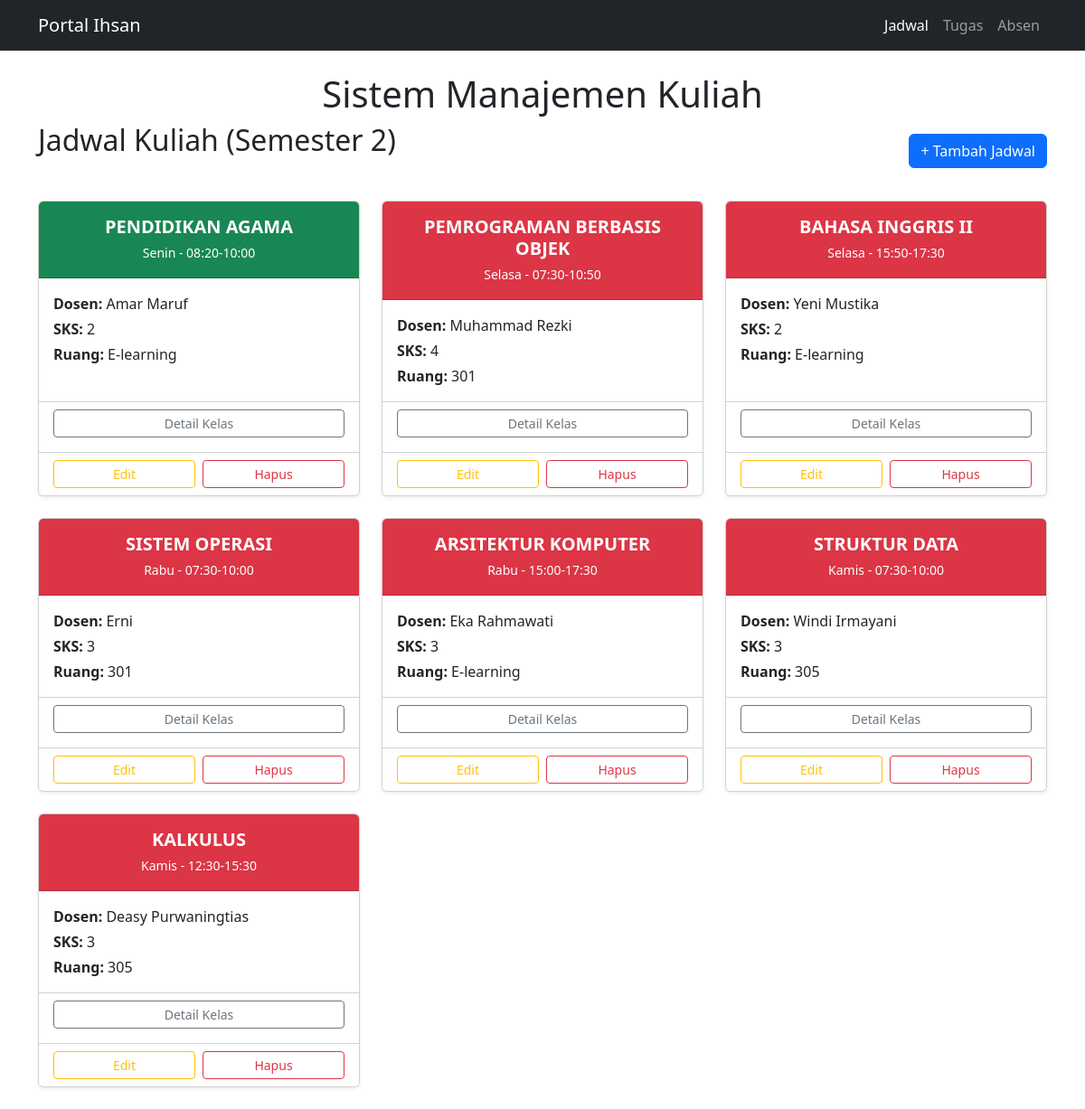
The page / (signed in) on the database its author committed.
### tables this page shows
CREATE TABLE jadwal (
        id INTEGER PRIMARY KEY AUTOINCREMENT,
        matkul TEXT NOT NULL,
        dosen TEXT NOT NULL,
        hari TEXT NOT NULL,
        jam TEXT NOT NULL,
        sks INTEGER NOT NULL,
        ruang TEXT NOT NULL,
        semester INTEGER NOT NULL
    );

### app.py (the view)
@app.route('/')
def halaman_jadwal():
    if not session.get('sudah_login'):
        return redirect(url_for('login'))
    conn = get_db_connection()
    data_jadwal = conn.execute('SELECT * FROM jadwal WHERE semester = 2').fetchall()
    conn.close()
    hari_inggris = datetime.now().strftime('%A')
    kamus_hari = {
        'Monday': 'Senin',
        'Tuesday': 'Selasa',
        'Wednesday': 'Rabu',
        'Thursday': 'Kamis',
        'Friday': 'Jumat',
        'Saturday': 'Sabtu',
        'Sunday': 'Minggu'
    }
    hari_ini_indo = kamus_hari.get(hari_inggris)
    return render_template('index.html', jadwal_kuliah=data_jadwal, hari_ini=hari_ini_indo)

### app.py (called while the page is built)
def get_db_connection():
    conn = sqlite3.connect('kuliah.db')
    conn.row_factory = sqlite3.Row
    return conn

### templates/index.html (shortened to what this page needs)
<!DOCTYPE html>
<html lang="id">
<head>
    <link rel="stylesheet" href="https://cdn.jsdelivr.net/npm/bootstrap@5.3.3/dist/css/bootstrap.min.css">
</head>
<body>
    <nav class="navbar navbar-expand-lg navbar-dark bg-dark">
        <div class="container">
            <a href="/" class="navbar-brand">Portal Ihsan</a>
            <div class="collapse navbar-collapse" id="navbarNav">
                <ul class="navbar-nav ms-auto">
                    <li class="nav-item">
                        <a href="/" class="nav-link active">Jadwal</a>
                    </li>
                    <li class="nav-item">
                        <a href="/tugas" class="nav-link">Tugas</a>
                    </li>
                    <li class="nav-item">
                        <a href="/absen" class="nav-link">Absen</a>
                    </li>
                </ul>
            </div>
        </div>
    </nav>
    <div class="container mt-4">
        <h1 class="text-center">Sistem Manajemen Kuliah</h1>
        <div class="d-flex justify-content-between align-items-center mb-4">
            <h2 class="mb-4">Jadwal Kuliah (Semester 2)</h2>
            <button type="button" class="btn btn-primary" data-bs-toggle="modal" data-bs-target="#modalTambahJadwal">
                + Tambah Jadwal
            </button>
        </div>
        <div class="row">
            {% for matkul in jadwal_kuliah %}
                {% if matkul.hari == hari_ini %}
                    {% set bg_header = 'bg-success' %}
                {% else %}
                    {% set bg_header = 'bg-danger' %}
                {% endif %}
                <div class="col-12 col-md-4 mb-4">
                    <div class="card shadow-sm h-100">
                        <div class="card-header {{ bg_header }} text-white text-center py-3">
                            <h5 class="card-title fw-bold mb-1">{{ matkul.matkul | upper }}</h5>
                            <small>{{ matkul.hari }} - {{ matkul.jam }}</small>
                        </div>
                        <div class="card-body">
                            <p class="mb-1"><strong>Dosen:</strong> {{ matkul.dosen }}</p>
                            <p class="mb-1"><strong>SKS:</strong> {{ matkul.sks }}</p>
                            <p class="mb-0"><strong>Ruang:</strong> {{ matkul.ruang }}</p>
                        </div>
                        <div class="card-footer bg-white text-center">
                            <a href="/detail/{{ matkul.id }}" class="btn btn-sm btn-outline-secondary w-100 mb-2">Detail Kelas</a>
                        </div>
                        <div class="card-footer bg-white d-flex justify-content-between gap-2">
                            <button class="btn btn-sm btn-outline-warning w-50" data-bs-toggle="modal" data-bs-target="#modalEditJadwal{{ matkul.id }}">Edit</button>
                            <a href="/hapus_jadwal/{{ matkul.id }}" class="btn btn-sm btn-outline-danger w-50" onclick="return confirm('Yakin inign menghapus jadwal ini?');">Hapus</a>
                        </div>
                    </div>
                </div>
            {% endfor %}
        </div>
    </div>
</body>
</html>

### rows shown on the page
jadwal: matkul "PENDIDIKAN AGAMA", hari "Senin", jam "08:20-10:00", dosen "Amar Maruf", sks "2", ruang "E-learning"
jadwal: matkul "PEMROGRAMAN BERBASIS OBJEK", hari "Selasa", jam "07:30-10:50", dosen "Muhammad Rezki", sks "4", ruang "301"
jadwal: matkul "BAHASA INGGRIS II", hari "Selasa", jam "15:50-17:30", dosen "Yeni Mustika", sks "2", ruang "E-learning"
jadwal: matkul "SISTEM OPERASI", hari "Rabu", jam "07:30-10:00", dosen "Erni", sks "3", ruang "301"
jadwal: matkul "ARSITEKTUR KOMPUTER", hari "Rabu", jam "15:00-17:30", dosen "Eka Rahmawati", sks "3", ruang "E-learning"
jadwal: matkul "STRUKTUR DATA", hari "Kamis", jam "07:30-10:00", dosen "Windi Irmayani", sks "3", ruang "305"
jadwal: matkul "KALKULUS", hari "Kamis", jam "12:30-15:30", dosen "Deasy Purwaningtias", sks "3", ruang "305"
